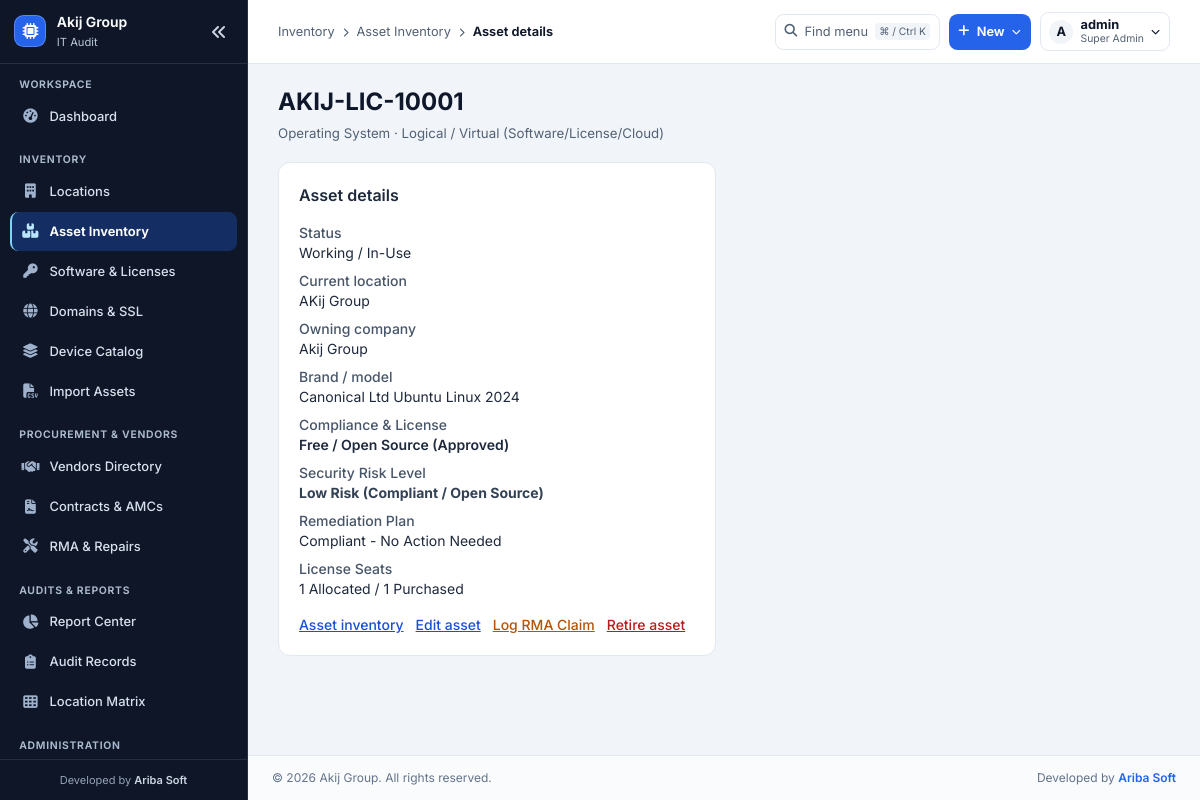
/assets/21/ (signed in), run on the app's committed database.
### apps/devices/models.py (models this page shows, shortened)
class Asset(TimeStampedModel):
    NATURE_CHOICES = (
        ('PHYSICAL', 'Physical (Hardware)'),
        ('LOGICAL', 'Logical / Virtual (Software/License/Cloud)'),
    )
    STATUS_CHOICES = (
        ('IN_USE', 'Working / In-Use'),
        ('BACKUP', 'Backup / Spare'),
        ('FAULTY', 'Faulty / Under Repair'),
        ('SCRAP', 'Damaged / Scrap'),
    )
    asset_nature = models.CharField(
        max_length=20,
        choices=NATURE_CHOICES,
        default='PHYSICAL',
        verbose_name="Asset Nature",
        db_index=True
    )
    asset_tag = models.CharField(max_length=50, unique=True, blank=True, verbose_name="Asset Tag / ID")
    retired_at = models.DateTimeField(null=True, blank=True, db_index=True)
    device_type = models.ForeignKey(DeviceType, on_delete=models.PROTECT, related_name='assets', verbose_name="Device / Asset Type")
    location = models.ForeignKey('locations.Location', on_delete=models.PROTECT, related_name='assets', verbose_name="Location")
    owning_company = models.ForeignKey('locations.Company', on_delete=models.PROTECT, null=True, blank=True, related_name='owned_assets')
    brand = models.CharField(max_length=100, blank=True, null=True, verbose_name="Brand / Manufacturer")
    model_name = models.CharField(max_length=120, blank=True, null=True, verbose_name="Model Name / No")
    serial_number = models.CharField(max_length=120, blank=True, null=True, verbose_name="Serial Number")
    vendor = models.CharField(max_length=120, blank=True, null=True, verbose_name="Vendor / Publisher")
    vendor_ref = models.ForeignKey(
        'vendors.Vendor',
        on_delete=models.SET_NULL,
        null=True,
        blank=True,
        related_name='supplied_assets',
        verbose_name="Vendor / Supplier Profile"
    )
    version = models.CharField(max_length=100, blank=True, null=True, verbose_name="Version / Edition")
    license_key = models.CharField(max_length=255, blank=True, null=True, verbose_name="License Key / Subscription ID")
    host_server = models.CharField(max_length=150, blank=True, null=True, verbose_name="Host Server / Cloud Cluster")
    SOFTWARE_TYPE_CHOICES = (
        ('OPEN_SOURCE', 'Open Source'),
        ('COMMERCIAL', 'Commercial'),
        ('FREEWARE', 'Freeware'),
        ('SUBSCRIPTION', 'Subscription'),
        ('TRIAL', 'Trial / Evaluation'),
        ('CUSTOM', 'Custom / In-house'),
        ('UNKNOWN', 'Unknown'),
    )
    COMPLIANCE_CHOICES = (
        ('LICENSED', 'Licensed'),
        ('UNLICENSED', 'Unlicensed'),
        ('EXPIRED', 'Expired'),
        ('VERIFICATION_PENDING', 'Verification Pending'),
        ('NON_COMPLIANT', 'Non-compliant'),
        ('APPROVED_EXCEPTION', 'Approved Exception'),
        ('CRACKED_PIRATED', 'Cracked / Pirated (Unlicensed - High Risk)'),
        ('GENUINE', 'Genuine / Officially Licensed'),
        ('FREE_OPEN_SOURCE', 'Free / Open Source (Approved)'),
        ('OEM_BUNDLED', 'OEM Bundled / Pre-installed'),
        ('UNLICENSED_EXPIRED', 'Unlicensed / Expired Trial'),
    )
    RISK_LEVEL_CHOICES = (
        ('LOW', 'Low Risk (Compliant / Open Source)'),
        ('MEDIUM', 'Medium Risk (Expired / Non-Critical)'),
        ('HIGH', 'High Risk (Pirated Application / EDR Detection)'),
        ('CRITICAL', 'Critical Risk (Cracked OS / Server / Production Threat)'),
    )
    REMEDIATION_CHOICES = (
        ('COMPLIANT', 'Compliant - No Action Needed'),
        ('PURCHASE_OFFICIAL', 'Procure Official License (Budget Required)'),
        ('REPLACE_WITH_OPEN_SOURCE', 'Replace with Free / Open Source Alternative'),
        ('REMOVE_IMMEDIATELY', 'Remove / Uninstall Immediately (Security Threat)'),
    )
    software_type = models.CharField(
        max_length=30,
        choices=SOFTWARE_TYPE_CHOICES,
        default='COMMERCIAL',
        blank=True,
        verbose_name="Software Type",
        db_index=True
    )
    compliance_status = models.CharField(
        max_length=30,
        choices=COMPLIANCE_CHOICES,
        default='LICENSED',
        verbose_name="License Compliance Status",
        db_index=True
    )
    risk_level = models.CharField(
        max_length=20,
        choices=RISK_LEVEL_CHOICES,
        default='LOW',
        verbose_name="Risk Level",
        db_index=True
    )
    remediation_plan = models.CharField(
        max_length=35,
        choices=REMEDIATION_CHOICES,
        default='COMPLIANT',
        verbose_name="Remediation / Mitigation Plan"
    )
    seats_purchased = models.PositiveIntegerField(default=1, verbose_name="Total Seats / Licenses")
    seats_allocated = models.PositiveIntegerField(default=1, verbose_name="Allocated / Used Seats")
    department = models.CharField(max_length=100, blank=True, null=True, verbose_name="Department")
    assigned_user = models.CharField(max_length=120, blank=True, null=True, verbose_name="Assigned User / Employee")
    status = models.CharField(max_length=20, choices=STATUS_CHOICES, default='IN_USE', verbose_name="Status")
    ip_address = models.GenericIPAddressField(blank=True, null=True, verbose_name="IP Address")
    mac_address = models.CharField(max_length=50, blank=True, null=True, verbose_name="MAC Address")
    condition = models.CharField(max_length=60, blank=True)
    criticality = models.CharField(max_length=60, blank=True)
    ownership_type = models.CharField(max_length=60, blank=True)
    procurement_type = models.CharField(max_length=60, blank=True)
    currency = models.CharField(max_length=3, blank=True)
    purchase_date = models.DateField(blank=True, null=True, verbose_name="Purchase Date")
    warranty_expiry = models.DateField(blank=True, null=True, verbose_name="Warranty Expiry")
    remarks = models.TextField(blank=True, null=True, verbose_name="Remarks / Specifications")
    class Meta:
        ordering = ['location', '-created_at']

class DeviceType(TimeStampedModel):
    category = models.ForeignKey(DeviceCategory, on_delete=models.CASCADE, related_name='devices')
    name = models.CharField(max_length=120)
    tag_category_code = models.CharField(max_length=4, choices=TAG_CATEGORY_CHOICES, blank=True)
    order = models.PositiveIntegerField(default=1)
    is_count_only = models.BooleanField(default=False, help_text="False for individual asset tracking")
    remarks = models.CharField(max_length=255, blank=True, null=True)
    class Meta:
        ordering = ['category__order', 'order', 'name']
        unique_together = ('category', 'name')

### apps/locations/models.py (models this page shows, shortened)
class Location(TimeStampedModel):
    LOCATION_TYPES = (
        ('HEAD_OFFICE', 'Head Office'),
        ('FACTORY', 'Factory'),
        ('WAREHOUSE', 'Warehouse'),
        ('DEPOT', 'Depot'),
        ('BRANCH', 'Branch'),
    )
    DIVISION_CHOICES = (
        ('Dhaka', 'Dhaka'),
        ('Chattogram', 'Chattogram'),
        ('Sylhet', 'Sylhet'),
        ('Rajshahi', 'Rajshahi'),
        ('Khulna', 'Khulna'),
        ('Barishal', 'Barishal'),
        ('Rangpur', 'Rangpur'),
        ('Mymensingh', 'Mymensingh'),
    )
    company = models.ForeignKey(Company, on_delete=models.CASCADE, related_name='locations')
    location_id = models.CharField(max_length=30, unique=True, null=True, blank=True, verbose_name="Location ID", db_index=True)
    name = models.CharField(max_length=150, verbose_name="Location Name")
    code = models.CharField(max_length=50, unique=True, verbose_name="Location Code")
    location_type = models.CharField(max_length=20, choices=LOCATION_TYPES, default='FACTORY', verbose_name="Location Type")
    address = models.TextField(blank=True, null=True, verbose_name="Address")
    city = models.CharField(max_length=100, blank=True, null=True, verbose_name="City")
    division = models.CharField(max_length=50, choices=DIVISION_CHOICES, blank=True, null=True, verbose_name="Division")
    parent_location = models.ForeignKey('self', on_delete=models.SET_NULL, null=True, blank=True, related_name='sub_locations', verbose_name="Parent Location")
    contact_person = models.CharField(max_length=120, blank=True, null=True, verbose_name="Contact Person")
    contact_number = models.CharField(max_length=50, blank=True, null=True, verbose_name="Contact Number")
    description = models.TextField(blank=True, null=True, verbose_name="Description")
    class Meta:
        ordering = ['location_type', 'name']
    @property
    def in_charge_name(self):
        return self.contact_person or ""
    @property
    def in_charge_phone(self):
        return self.contact_number or ""

class Company(TimeStampedModel):
    name = models.CharField(max_length=150, default="Akij Group")
    short_code = models.CharField(max_length=20, default="AKIJ", unique=True)
    description = models.TextField(blank=True, null=True)
    class Meta:
        verbose_name_plural = "Companies"
        ordering = ['name']

### apps/devices/views.py (the view)
# urls.py: path('assets/<int:asset_id>/', asset_detail_view, name='asset_detail'),
@roles_required(*DASHBOARD_ROUTES)
@require_safe
def asset_detail_view(request, asset_id):
    asset = scoped_asset(request, asset_id)
    return render(request, 'devices/asset_detail.html', {
        'asset': asset, 'label_url': asset_label_url(request, asset),
        'status_label': dict(asset_status_choices(request_preferences(request))).get(asset.status, asset.get_status_display()),
    })

### templates/devices/asset_detail.html (shortened to what this page needs)
{% extends 'base.html' %}
{% block header_title %}{{ asset.asset_tag }}{% endblock %}
{% block header_subtitle %}{{ asset.device_type.name }} · {{ asset.get_asset_nature_display }}{% endblock %}
{% block content %}
<div class="grid max-w-4xl items-start gap-4 md:grid-cols-2">
    <section class="no-print space-y-4 rounded-xl border border-slate-200 bg-white p-5">
        <h2 class="text-base font-semibold">Asset details</h2>
        <dl class="space-y-2 text-sm">
            <div><dt class="font-medium text-slate-600">Status</dt><dd>{% if asset.retired_at %}Retired on {{ asset.retired_at|date:portal.date_format }}{% else %}{{ status_label }}{% endif %}</dd></div>
            <div><dt class="font-medium text-slate-600">Current location</dt><dd>{{ asset.location.name }}</dd></div>
            <div><dt class="font-medium text-slate-600">Owning company</dt><dd>{% if asset.owning_company %}{{ asset.owning_company.name }}{% else %}{{ asset.location.company.name }}{% endif %}</dd></div>
            {% if asset.brand or asset.model_name %}<div><dt class="font-medium text-slate-600">Brand / model</dt><dd>{{ asset.brand|default:'' }} {{ asset.model_name|default:'' }}</dd></div>{% endif %}
            <div><dt class="font-medium text-slate-600">Compliance &amp; License</dt><dd class="font-semibold {% if asset.compliance_status == 'CRACKED_PIRATED' %}text-red-700{% elif asset.compliance_status == 'GENUINE' %}text-emerald-700{% else %}text-slate-800{% endif %}">{{ asset.get_compliance_status_display }}</dd></div>
            <div><dt class="font-medium text-slate-600">Security Risk Level</dt><dd><span class="font-bold {% if asset.risk_level in 'HIGH CRITICAL' %}text-red-700{% else %}text-slate-700{% endif %}">{{ asset.get_risk_level_display }}</span></dd></div>
            <div><dt class="font-medium text-slate-600">Remediation Plan</dt><dd>{{ asset.get_remediation_plan_display }}</dd></div>
            <div><dt class="font-medium text-slate-600">License Seats</dt><dd>{{ asset.seats_allocated }} Allocated / {{ asset.seats_purchased }} Purchased</dd></div>
        </dl>
        <div class="flex flex-wrap gap-3 text-sm">
            <a class="font-medium text-blue-700 underline" href="{% url 'asset_list' %}">Asset inventory</a>
            {% if not asset.retired_at %}
            <a class="font-medium text-blue-700 underline" href="{% url 'asset_edit' asset.pk %}">Edit asset</a>
            <a class="font-medium text-amber-700 underline" href="{% url 'rma_create' %}?asset={{ asset.pk }}{% if asset.vendor_ref %}&vendor={{ asset.vendor_ref.pk }}{% endif %}">Log RMA Claim</a>
            <a class="font-medium text-red-700 underline" href="{% url 'asset_retire' asset.pk %}">Retire asset</a>
            {% endif %}
        </div>
    </section>
</div>
{% endblock %}

### templates/navigation/actions.html (shortened to what this page needs)
<div class="portal-toolbar-actions">
    {% if nav_sections %}
    <button type="button" class="portal-quick-button" data-open-command aria-label="Find in navigation" aria-keyshortcuts="Control+k Meta+k">
        <i class="fa-solid fa-magnifying-glass" aria-hidden="true"></i>
        <span>Find menu</span><kbd>⌘ / Ctrl K</kbd>
    </button>
    <details class="portal-popover">
        <summary class="portal-create-button"><i class="fa-solid fa-plus" aria-hidden="true"></i><span>New</span><i class="fa-solid fa-chevron-down portal-chevron" aria-hidden="true"></i></summary>
    </details>
    {% endif %}
    {% if request.user.is_authenticated %}
    <details class="portal-popover">
        <summary class="portal-account-button" aria-label="Account menu">
            <span class="portal-avatar" aria-hidden="true">{{ request.user.username|slice:':1'|upper }}</span>
            <span class="portal-account-label"><strong>{{ request.user.get_short_name|default:request.user.username }}</strong><small>{{ administration_role|default:'User' }}</small></span>
            <i class="fa-solid fa-chevron-down portal-chevron" aria-hidden="true"></i>
        </summary>
    </details>
    {% endif %}
</div>

### data on the page
Asset: asset_tag "AKIJ-LIC-10001", device_type.name "Operating System", asset_nature "Logical / Virtual (Software/License/Cloud)", location.name "AKij Group", owning_company.name "Akij Group", brand "Canonical Ltd", model_name "Ubuntu Linux 2024", compliance_status "Free / Open Source (Approved)", risk_level "Low Risk (Compliant / Open Source)", remediation_plan "Compliant - No Action Needed", seats_allocated "1", seats_purchased "1"

### other printed values
{{ portal.group_name|default:portal.organization_name }} "Akij Group"
{{ portal.application_short_name }} "IT Audit"
{{ group.label }} "WORKSPACE" "INVENTORY" "PROCUREMENT & VENDORS" "AUDITS & REPORTS" "ADMINISTRATION"
{{ link.label }} "Dashboard" "Locations" "Asset Inventory" "Software & Licenses" "Domains & SSL" "Device Catalog" "Import Assets" "Vendors Directory" "Contracts & AMCs" "RMA & Repairs" "Report Center" "Audit Records" "Location Matrix"
{{ nav_current.group }} "Inventory"
{{ nav_current.label }} "Asset Inventory"
{{ nav_current.subpage }} "Asset details"
{{ request.user.username|slice:':1'|upper }} "A"
{{ request.user.get_short_name|default:request.user.username }} "admin"
{{ administration_role|default:'User' }} "Super Admin"
{{ status_label }} "Working / In-Use"
{{ portal.organization_name }} "Akij Group"
